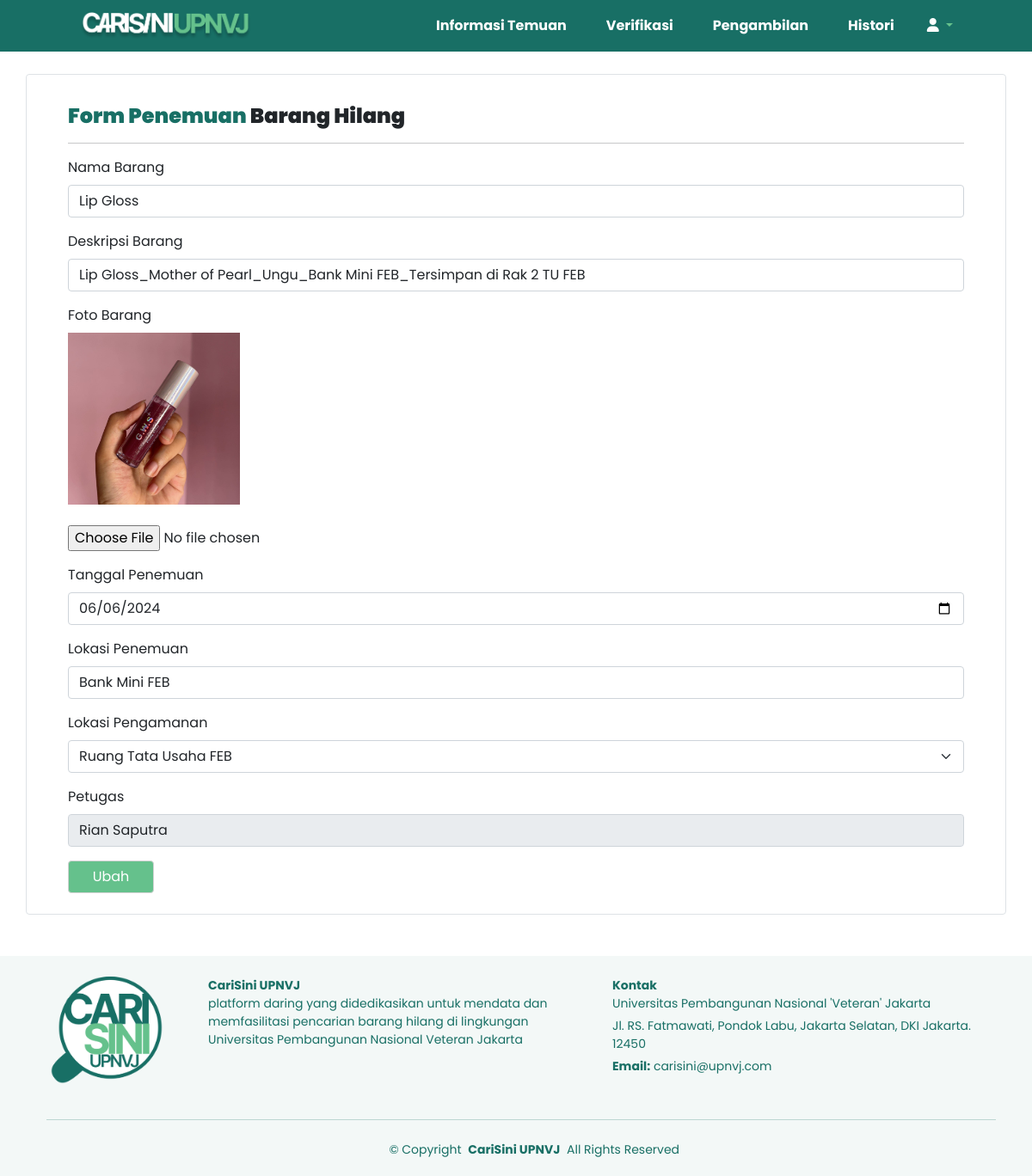
/ubah_barang.php?kode=CS2400029 (signed in), run on the app's committed database.
### tables this page shows
CREATE TABLE `temuan` (
  `kd_brg` varchar(9) NOT NULL,
  `nm_brg` varchar(150) NOT NULL,
  `spek_brg` varchar(250) NOT NULL,
  `tgl_temu` date NOT NULL,
  `lok_temu` varchar(100) NOT NULL,
  `foto_brg` blob NOT NULL,
  `lok_aman` varchar(100) NOT NULL,
  `petugas` varchar(150) NOT NULL,
  `status` varchar(50) DEFAULT 'Belum Terverifikasi'
);

### ubah_barang.php (the view, shortened to what this page needs)
<?php
include 'koneksi.php';
$nm_lengkap = $_SESSION['nm_admin'];
$error_message = "";
?>
<!DOCTYPE html>
<html lang="id">
<head>
    <link href="https://cdn.jsdelivr.net/npm/bootstrap@5.1.3/dist/css/bootstrap.min.css" rel="stylesheet">
    <link rel="stylesheet" href="https://cdnjs.cloudflare.com/ajax/libs/font-awesome/6.0.0-beta3/css/all.min.css">
    <link rel="stylesheet" href="style.css">
</head>
<body>
<?php
include "navbar_admin.php"
?>
    <div class="flex-container">
        <div class="container mt-3 border rounded bg-white py-4 px-5 mb-5">
            <header class="header-title mb-2">
                <h1 class="title"><b><span style="color:#186F65">Form Penemuan</span> Barang Hilang</b></h1>
                <hr>
            </header>
            <section>
                <?php
                if (isset($_POST["submit"])) {
                    $kd_brg = $_POST['kd_brg'];
                    $query = "SELECT * FROM temuan WHERE kd_brg = '$kd_brg'";
                    $result = mysqli_query($koneksi, $query);
                    $data = mysqli_fetch_assoc($result);
                    $nm_brg = $data['nm_brg'];
                    $spek_brg = $data['spek_brg'];
                    $tgl_temu = $data['tgl_temu'];
                    $lok_temu = $data['lok_temu'];
                    $foto_brg_lama = $data['foto_brg'];
                    $lok_aman = $data['lok_aman'];
                    $petugas = $data['petugas'];
                    mysqli_free_result($result);
                    if (empty($_POST['nm_brg'])) {
                        $error_message .= "<li>Nama barang harus diisi</li>";
                    }
                    if (empty($_POST['spek_brg'])) {
                        $error_message .= "<li>Spesifikasi barang harus diisi</li>";
                    }
                    if (empty($_POST['tgl_temu'])) {
                        $error_message .= "<li>Tanggal penemuan harus diisi</li>";
                    }
                    if (empty($_POST['lok_temu'])) {
                        $error_message .= "<li>Lokasi penemuan harus diisi</li>";
                    }
                    if (empty($_POST['lok_aman'])) {
                        $error_message .= "<li>Lokasi pengamanan harus diisi</li>";
                    }
                    if (!empty($_FILES['foto_brg']['name']) && $_FILES['foto_brg']['error'] === UPLOAD_ERR_OK) {
                        if ($_FILES['foto_brg']['size'] > 50 * 1024 * 1024) {
                            $error_message .= "<li>Ukuran file foto tidak boleh lebih dari 50 MB</li>";
                        }
                    }
                    if ($error_message === "") {
                        if (!empty($_FILES['foto_brg']) && $_FILES['foto_brg']['error'] === UPLOAD_ERR_OK) {
                            $tmp_file = $_FILES['foto_brg']['tmp_name'];
                            $nama_file = $_FILES['foto_brg']['name'];
                            $path = "foto/";
                            $full_path = $path . $nama_file;
                            if (move_uploaded_file($tmp_file, $full_path)) {
                                if (!empty($foto_brg_lama) && file_exists("foto/" . $foto_brg_lama)) {
                                    unlink("foto/" . $foto_brg_lama);
                                }
                                $foto_brg = $nama_file;
                                $query_foto_baru = "UPDATE temuan SET foto_brg='$foto_brg' WHERE kd_brg='$kd_brg'";
                                $result_foto_baru = mysqli_query($koneksi, $query_foto_baru);
                                if (!$result_foto_baru) {
                                    echo "Gagal mengupdate nama file foto baru ke database.";
                                }
                            }
                        } else {
                            $foto_brg = $foto_brg_lama;
                        }
                        $nm_brg = mysqli_real_escape_string($koneksi, $_POST['nm_brg']);
                        $spek_brg = mysqli_real_escape_string($koneksi, $_POST['spek_brg']);
                        $tgl_temu = mysqli_real_escape_string($koneksi, $_POST['tgl_temu']);
                        $lok_temu = mysqli_real_escape_string($koneksi, $_POST['lok_temu']);
                        $lok_aman = mysqli_real_escape_string($koneksi, $_POST['lok_aman']);
                        $petugas = mysqli_real_escape_string($koneksi, $_POST['petugas']);
                        $query_update = "UPDATE temuan SET
                            nm_brg = '$nm_brg',
                            spek_brg = '$spek_brg',
                            tgl_temu = '$tgl_temu',
                            lok_temu = '$lok_temu',
                            lok_aman = '$lok_aman',
                            petugas = '$petugas'
                            WHERE kd_brg = '$kd_brg'";
                        $result_update = mysqli_query($koneksi, $query_update);
                        if ($result_update) {
                            $message = "Barang <b>$nm_brg</b> dengan Kode Barang <b>$kd_brg</b> berhasil diubah";
                            $_SESSION["message"] = $message;
                            header("Location: temuan_admin.php");
                            exit;
                        } else {
                            die("Query Error: " . mysqli_errno($koneksi) . " - " . mysqli_error($koneksi));
                        }
                    }
                } else {
                    $kd_brg = $_GET['kode'];
                    $query = "SELECT * FROM temuan WHERE kd_brg = '$kd_brg'";
                    $result = mysqli_query($koneksi, $query);
                    $data = mysqli_fetch_assoc($result);
                    $nm_brg = $data['nm_brg'];
                    $spek_brg = $data['spek_brg'];
                    $tgl_temu = $data['tgl_temu'];
                    $lok_temu = $data['lok_temu'];
                    $foto_brg_lama = $data['foto_brg'];
                    $lok_aman = $data['lok_aman'];
                }
                ?>
                <form action="ubah_barang.php" method="post" class="form" enctype="multipart/form-data">
                    <div class="mb-3">
                        <label for="nm_brg" class="form-label">Nama Barang</label>
                        <input type="text" name="nm_brg" id="nm_brg" class="form-control" value="<?php echo isset($nm_brg) ? $nm_brg : ''; ?>">
                    </div>
                    <div class="mb-3">
                        <label for="spek_brg" class="form-label">Deskripsi Barang</label>
                        <input type="text" name="spek_brg" id="spek_brg" class="form-control" value="<?php echo isset($spek_brg) ? $spek_brg : ''; ?>">
                    </div>
                    <div class="mb-3">
                        <label for="foto_brg" class="form-label">Foto Barang</label>
                        <?php if (!empty($foto_brg_lama)) : ?>
                            <br>
                            <img src="foto/<?php echo $foto_brg_lama; ?>" alt="image" style="max-width: 200px;">
                            <br><br>
                        <?php endif; ?>
                        <input type="file" name="foto_brg" id="foto_brg" class="" accept=".jpg, .jpeg, .png">
                    </div>
                    <div class="mb-3">
                        <label for="tgl_temu" class="form-label">Tanggal Penemuan</label>
                        <input type="date" name="tgl_temu" id="tgl_temu" class="form-control" value="<?php echo isset($tgl_temu) ? $tgl_temu : ''; ?>">
                    </div>
                    <div class="mb-3">
                        <label for="lok_temu" class="form-label">Lokasi Penemuan</label>
                        <input type="text" name="lok_temu" id="lok_temu" class="form-control" value="<?php echo isset($lok_temu) ? $lok_temu : ''; ?>" >
                    </div>
                    <div class="mb-3">
                        <label for="lok_aman" class="form-label">Lokasi Pengamanan</label>
                        <select name="lok_aman" id="lok_aman" class="form-select">
                            <?php
                            $lokasi_aman = ["Ruang Tata Usaha FIK", "Ruang Tata Usaha FH", "Ruang Tata Usaha FIKES", "Ruang Tata Usaha FEB", "Ruang Tata Usaha FK", "Ruang Tata Usaha FT", "Ruang Tata Usaha FISIP"];
                            foreach ($lokasi_aman as $lokasi) {
                                echo "<option value=\"$lokasi\"" . (isset($lok_aman) && $lok_aman === $lokasi ? ' selected' : '') . ">$lokasi</option>";
                            }
                            ?>
                        </select>
                    </div>
                    <div class="mb-3">
                        <label for="petugas" class="form-label">Petugas</label>
                        <input type="text" name="petugas" id="petugas" class="form-control" value="<?php echo htmlspecialchars($nm_lengkap); ?>" readonly>
                    </div>
                    <div>
                        <button type="button" class="btn btn-primary" data-bs-toggle="modal" data-bs-target="#staticBackdrop"
                            style="width: 100px; background-color: #65C18C; color: white;"
                            onmouseenter="this.style.backgroundColor='#186F65'" onmouseout="this.style.backgroundColor='#65C18C'">
                            Ubah
                        </button>
                    </div>
            </section>
        </div>
        <?php
        include "footer.php"
        ?>
</body>
</html>

### style.css (style rules this page uses)
* { margin: 0px; padding: 0px; box-sizing: border-box; outline: none; border: none; text-decoration: none; }
html { height: 100%; }
body { display: flex; height: 100%; flex-direction: column; font-family: 'Poppins'; }
.flex-container { flex: 1; display: flex; flex-direction: column; margin-top: 70px; }
.title { font-size: x-large; font-weight: bold; margin-top: 10px; }
.btn { color: #65C18C; border-color: lightgray; }

### data on the page
temuan: nm_brg "Lip Gloss", spek_brg "Lip Gloss_Mother of Pearl_Ungu_Bank Mini FEB_Tersimpan di Rak 2 TU FEB", foto_brg (picture), tgl_temu "06/06/2024", lok_temu "Bank Mini FEB", lok_aman "Ruang Tata Usaha FEB"
